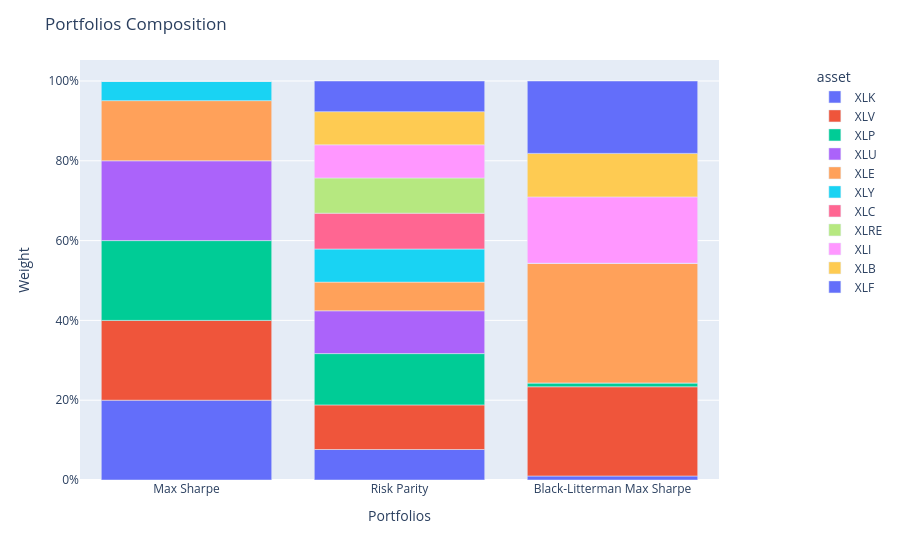

The notebook cell saved with this chart:
### Code cell
population = Population([pred_MaxSharpe, pred_RiskParity,pred_BlackLitterman])

population.summary()

fig = population.plot_cumulative_returns()
fig.show(renderer="browser")
population.plot_composition()

### Figure 1 — Plotly figure (JSON) as saved in the notebook; plotly's stock layout.template omitted (floating-point values rounded to 4 significant figures)
{"data": [{"hovertemplate": "asset=XLK<br>index=%{x}<br>value=%{y}<extra></extra>", "legendgroup": "XLK", "marker": {"color": "#636efa", "pattern": {"shape": ""}}, "name": "XLK", "orientation": "v", "showlegend": true, "textposition": "auto", "type": "bar", "x": ["Max Sharpe", "Risk Parity", "Black-Litterman Max Sharpe"], "xaxis": "x", "y": [0.2, 0.07643, 0.01005], "yaxis": "y"}, {"hovertemplate": "asset=XLV<br>index=%{x}<br>value=%{y}<extra></extra>", "legendgroup": "XLV", "marker": {"color": "#EF553B", "pattern": {"shape": ""}}, "name": "XLV", "orientation": "v", "showlegend": true, "textposition": "auto", "type": "bar", "x": ["Max Sharpe", "Risk Parity", "Black-Litterman Max Sharpe"], "xaxis": "x", "y": [0.2, 0.1117, 0.2236], "yaxis": "y"}, {"hovertemplate": "asset=XLP<br>index=%{x}<br>value=%{y}<extra></extra>", "legendgroup": "XLP", "marker": {"color": "#00cc96", "pattern": {"shape": ""}}, "name": "XLP", "orientation": "v", "showlegend": true, "textposition": "auto", "type": "bar", "x": ["Max Sharpe", "Risk Parity", "Black-Litterman Max Sharpe"], "xaxis": "x", "y": [0.2, 0.1286, 0.009711], "yaxis": "y"}, {"hovertemplate": "asset=XLU<br>index=%{x}<br>value=%{y}<extra></extra>", "legendgroup": "XLU", "marker": {"color": "#ab63fa", "pattern": {"shape": ""}}, "name": "XLU", "orientation": "v", "showlegend": true, "textposition": "auto", "type": "bar", "x": ["Max Sharpe", "Risk Parity", "Black-Litterman Max Sharpe"], "xaxis": "x", "y": [0.2, 0.1073, 0.0], "yaxis": "y"}, {"hovertemplate": "asset=XLE<br>index=%{x}<br>value=%{y}<extra></extra>", "legendgroup": "XLE", "marker": {"color": "#FFA15A", "pattern": {"shape": ""}}, "name": "XLE", "orientation": "v", "showlegend": true, "textposition": "auto", "type": "bar", "x": ["Max Sharpe", "Risk Parity", "Black-Litterman Max Sharpe"], "xaxis": "x", "y": [0.1508, 0.07188, 0.3], "yaxis": "y"}, {"hovertemplate": "asset=XLY<br>index=%{x}<br>value=%{y}<extra></extra>", "legendgroup": "XLY", "marker": {"color": "#19d3f3", "pattern": {"shape": ""}}, "name": "XLY", "orientation": "v", "showlegend": true, "textposition": "auto", "type": "bar", "x": ["Max Sharpe", "Risk Parity", "Black-Litterman Max Sharpe"], "xaxis": "x", "y": [0.04921, 0.08293, 0.0], "yaxis": "y"}, {"hovertemplate": "asset=XLC<br>index=%{x}<br>value=%{y}<extra></extra>", "legendgroup": "XLC", "marker": {"color": "#FF6692", "pattern": {"shape": ""}}, "name": "XLC", "orientation": "v", "showlegend": true, "textposition": "auto", "type": "bar", "x": ["Max Sharpe", "Risk Parity", "Black-Litterman Max Sharpe"], "xaxis": "x", "y": [0.0, 0.08975, 0.0], "yaxis": "y"}, {"hovertemplate": "asset=XLRE<br>index=%{x}<br>value=%{y}<extra></extra>", "legendgroup": "XLRE", "marker": {"color": "#B6E880", "pattern": {"shape": ""}}, "name": "XLRE", "orientation": "v", "showlegend": true, "textposition": "auto", "type": "bar", "x": ["Max Sharpe", "Risk Parity", "Black-Litterman Max Sharpe"], "xaxis": "x", "y": [0.0, 0.0883, 0.0], "yaxis": "y"}, {"hovertemplate": "asset=XLI<br>index=%{x}<br>value=%{y}<extra></extra>", "legendgroup": "XLI", "marker": {"color": "#FF97FF", "pattern": {"shape": ""}}, "name": "XLI", "orientation": "v", "showlegend": true, "textposition": "auto", "type": "bar", "x": ["Max Sharpe", "Risk Parity", "Black-Litterman Max Sharpe"], "xaxis": "x", "y": [0.0, 0.08311, 0.1662], "yaxis": "y"}, {"hovertemplate": "asset=XLB<br>index=%{x}<br>value=%{y}<extra></extra>", "legendgroup": "XLB", "marker": {"color": "#FECB52", "pattern": {"shape": ""}}, "name": "XLB", "orientation": "v", "showlegend": true, "textposition": "auto", "type": "bar", "x": ["Max Sharpe", "Risk Parity", "Black-Litterman Max Sharpe"], "xaxis": "x", "y": [0.0, 0.08309, 0.109], "yaxis": "y"}, {"hovertemplate": "asset=XLF<br>index=%{x}<br>value=%{y}<extra></extra>", "legendgroup": "XLF", "marker": {"color": "#636efa", "pattern": {"shape": ""}}, "name": "XLF", "orientation": "v", "showlegend": true, "textposition": "auto", "type": "bar", "x": ["Max Sharpe", "Risk Parity", "Black-Litterman Max Sharpe"], "xaxis": "x", "y": [0.0, 0.07687, 0.1814], "yaxis": "y"}], "layout": {"barmode": "relative", "legend": {"title": {"text": "asset"}, "tracegroupgap": 0, "x": 1.15, "xanchor": "left", "y": 0.99, "yanchor": "top"}, "margin": {"t": 60}, "title": {"text": "Portfolios Composition"}, "xaxis": {"anchor": "y", "domain": [0, 1], "title": {"text": "Portfolios"}}, "yaxis": {"anchor": "x", "domain": [0, 1], "tickformat": ",.0%", "title": {"text": "Weight"}}}}
